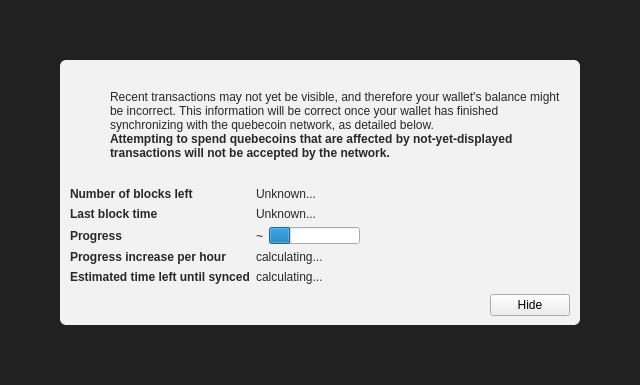
<?xml version="1.0" encoding="UTF-8"?>
<ui version="4.0">
 <class>ModalOverlay</class>
 <widget class="ModalOverlay" name="ModalOverlay">
  <property name="geometry">
   <rect>
    <x>0</x>
    <y>0</y>
    <width>640</width>
    <height>385</height>
   </rect>
  </property>
  <property name="windowTitle">
   <string>Form</string>
  </property>
  <layout class="QVBoxLayout" name="verticalLayout" stretch="0">
   <property name="sizeConstraint">
    <enum>QLayout::SetDefaultConstraint</enum>
   </property>
   <property name="leftMargin">
    <number>0</number>
   </property>
   <property name="topMargin">
    <number>0</number>
   </property>
   <property name="rightMargin">
    <number>0</number>
   </property>
   <property name="bottomMargin">
    <number>0</number>
   </property>
   <item>
    <widget class="QWidget" name="bgWidget" native="true">
     <property name="styleSheet">
      <string notr="true">#bgWidget { background: rgba(0,0,0,220); }</string>
     </property>
     <layout class="QVBoxLayout" name="verticalLayoutMain" stretch="1">
      <property name="leftMargin">
       <number>60</number>
      </property>
      <property name="topMargin">
       <number>60</number>
      </property>
      <property name="rightMargin">
       <number>60</number>
      </property>
      <property name="bottomMargin">
       <number>60</number>
      </property>
      <item>
       <widget class="QWidget" name="contentWidget" native="true">
        <property name="styleSheet">
         <string notr="true">#contentWidget { background: rgba(255,255,255,240); border-radius: 6px; }

QLabel { color: rgb(40,40,40);  }</string>
        </property>
        <layout class="QVBoxLayout" name="verticalLayoutSub" stretch="1,0,0,0">
         <property name="spacing">
          <number>0</number>
         </property>
         <property name="leftMargin">
          <number>10</number>
         </property>
         <property name="topMargin">
          <number>10</number>
         </property>
         <property name="rightMargin">
          <number>10</number>
         </property>
         <property name="bottomMargin">
          <number>10</number>
         </property>
         <item>
          <layout class="QHBoxLayout" name="horizontalLayoutIconText" stretch="0,1">
           <property name="topMargin">
            <number>20</number>
           </property>
           <item>
            <layout class="QVBoxLayout" name="verticalLayoutIcon">
             <property name="leftMargin">
              <number>0</number>
             </property>
             <item>
              <widget class="QPushButton" name="warningIcon">
               <property name="enabled">
                <bool>false</bool>
               </property>
               <property name="text">
                <string/>
               </property>
               <property name="icon">
                <iconset>
                 <normaloff>:/icons/warning</normaloff>
                 <disabledoff>:/icons/warning</disabledoff>:/icons/warning</iconset>
               </property>
               <property name="iconSize">
                <size>
                 <width>48</width>
                 <height>48</height>
                </size>
               </property>
               <property name="flat">
                <bool>true</bool>
               </property>
              </widget>
             </item>
             <item>
              <spacer name="verticalSpacerWarningIcon">
               <property name="orientation">
                <enum>Qt::Vertical</enum>
               </property>
               <property name="sizeHint" stdset="0">
                <size>
                 <width>20</width>
                 <height>40</height>
                </size>
               </property>
              </spacer>
             </item>
            </layout>
           </item>
           <item>
            <layout class="QVBoxLayout" name="verticalLayoutInfoText">
             <property name="leftMargin">
              <number>0</number>
             </property>
             <property name="topMargin">
              <number>0</number>
             </property>
             <item>
              <widget class="QLabel" name="infoText">
               <property name="text">
                <string>Recent transactions may not yet be visible, and therefore your wallet's balance might be incorrect. This information will be correct once your wallet has finished synchronizing with the quebecoin network, as detailed below.</string>
               </property>
               <property name="textFormat">
                <enum>Qt::RichText</enum>
               </property>
               <property name="wordWrap">
                <bool>true</bool>
               </property>
              </widget>
             </item>
             <item>
              <widget class="QLabel" name="infoTextStrong">
               <property name="font">
                <font>
                 <weight>75</weight>
                 <bold>true</bold>
                </font>
               </property>
               <property name="text">
                <string>Attempting to spend quebecoins that are affected by not-yet-displayed transactions will not be accepted by the network.</string>
               </property>
               <property name="textFormat">
                <enum>Qt::RichText</enum>
               </property>
               <property name="wordWrap">
                <bool>true</bool>
               </property>
              </widget>
             </item>
             <item>
              <spacer name="verticalSpacerInTextSpace">
               <property name="orientation">
                <enum>Qt::Vertical</enum>
               </property>
               <property name="sizeHint" stdset="0">
                <size>
                 <width>20</width>
                 <height>40</height>
                </size>
               </property>
              </spacer>
             </item>
            </layout>
           </item>
          </layout>
         </item>
         <item>
          <spacer name="verticalSpacerAfterText">
           <property name="orientation">
            <enum>Qt::Vertical</enum>
           </property>
           <property name="sizeHint" stdset="0">
            <size>
             <width>20</width>
             <height>40</height>
            </size>
           </property>
          </spacer>
         </item>
         <item>
          <layout class="QFormLayout" name="formLayout">
           <property name="fieldGrowthPolicy">
            <enum>QFormLayout::FieldsStayAtSizeHint</enum>
           </property>
           <property name="horizontalSpacing">
            <number>6</number>
           </property>
           <property name="verticalSpacing">
            <number>6</number>
           </property>
           <property name="topMargin">
            <number>10</number>
           </property>
           <item row="0" column="0">
            <widget class="QLabel" name="labelNumberOfBlocksLeft">
             <property name="font">
              <font>
               <weight>75</weight>
               <bold>true</bold>
              </font>
             </property>
             <property name="text">
              <string>Number of blocks left</string>
             </property>
            </widget>
           </item>
           <item row="0" column="1">
            <widget class="QLabel" name="numberOfBlocksLeft">
             <property name="text">
              <string>Unknown...</string>
             </property>
            </widget>
           </item>
           <item row="1" column="0">
            <widget class="QLabel" name="labelLastBlockTime">
             <property name="font">
              <font>
               <weight>75</weight>
               <bold>true</bold>
              </font>
             </property>
             <property name="text">
              <string>Last block time</string>
             </property>
            </widget>
           </item>
           <item row="1" column="1">
            <widget class="QLabel" name="newestBlockDate">
             <property name="sizePolicy">
              <sizepolicy hsizetype="Maximum" vsizetype="Preferred">
               <horstretch>0</horstretch>
               <verstretch>0</verstretch>
              </sizepolicy>
             </property>
             <property name="text">
              <string>Unknown...</string>
             </property>
            </widget>
           </item>
           <item row="2" column="0">
            <widget class="QLabel" name="labelSyncDone">
             <property name="font">
              <font>
               <weight>75</weight>
               <bold>true</bold>
              </font>
             </property>
             <property name="text">
              <string>Progress</string>
             </property>
            </widget>
           </item>
           <item row="2" column="1">
            <layout class="QHBoxLayout" name="horizontalLayoutSync" stretch="0,1">
             <item>
              <widget class="QLabel" name="percentageProgress">
               <property name="text">
                <string notr="true">~</string>
               </property>
              </widget>
             </item>
             <item>
              <widget class="QProgressBar" name="progressBar">
               <property name="value">
                <number>24</number>
               </property>
               <property name="format">
                <string/>
               </property>
              </widget>
             </item>
            </layout>
           </item>
           <item row="4" column="0">
            <widget class="QLabel" name="labelProgressIncrease">
             <property name="font">
              <font>
               <weight>75</weight>
               <bold>true</bold>
              </font>
             </property>
             <property name="text">
              <string>Progress increase per hour</string>
             </property>
            </widget>
           </item>
           <item row="4" column="1">
            <widget class="QLabel" name="progressIncreasePerH">
             <property name="text">
              <string>calculating...</string>
             </property>
            </widget>
           </item>
           <item row="5" column="0">
            <widget class="QLabel" name="labelEstimatedTimeLeft">
             <property name="font">
              <font>
               <weight>75</weight>
               <bold>true</bold>
              </font>
             </property>
             <property name="text">
              <string>Estimated time left until synced</string>
             </property>
            </widget>
           </item>
           <item row="5" column="1">
            <widget class="QLabel" name="expectedTimeLeft">
             <property name="text">
              <string>calculating...</string>
             </property>
            </widget>
           </item>
          </layout>
         </item>
         <item>
          <layout class="QHBoxLayout" name="horizontalLayoutButtons">
           <property name="leftMargin">
            <number>10</number>
           </property>
           <property name="topMargin">
            <number>10</number>
           </property>
           <item>
            <spacer name="horizontalSpacer">
             <property name="orientation">
              <enum>Qt::Horizontal</enum>
             </property>
             <property name="sizeHint" stdset="0">
              <size>
               <width>40</width>
               <height>20</height>
              </size>
             </property>
            </spacer>
           </item>
           <item>
            <widget class="QPushButton" name="closeButton">
             <property name="text">
              <string>Hide</string>
             </property>
            </widget>
           </item>
          </layout>
         </item>
        </layout>
       </widget>
      </item>
     </layout>
    </widget>
   </item>
  </layout>
 </widget>
 <customwidgets>
  <customwidget>
   <class>ModalOverlay</class>
   <extends>QWidget</extends>
   <header>qt/modaloverlay.h</header>
   <container>1</container>
  </customwidget>
 </customwidgets>
 <resources/>
 <connections/>
</ui>
